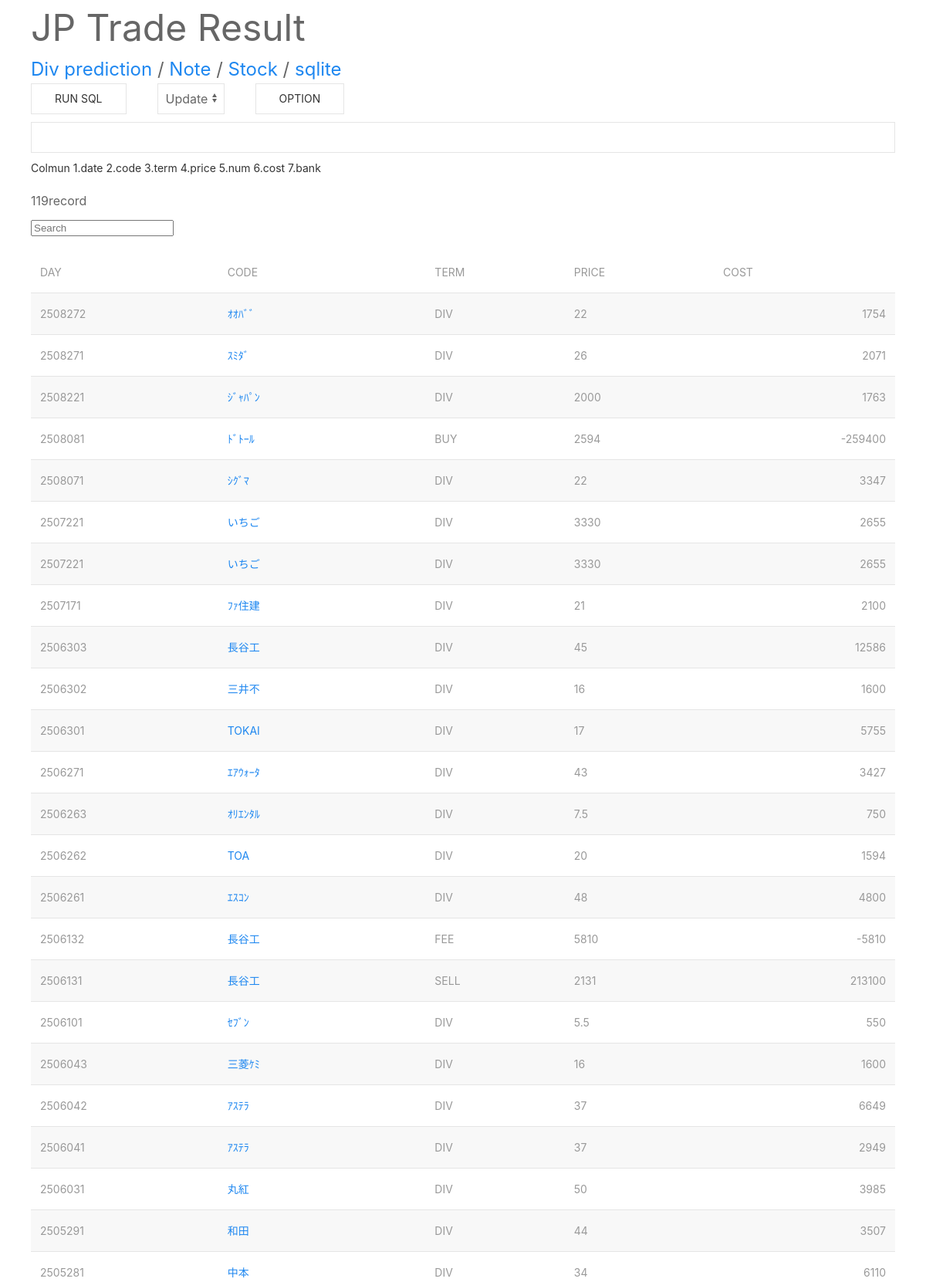
Page /jp (upper part) on the committed database.
### tables this page shows
CREATE TABLE tradejp_1(date,code,term,price,num,cost,bank);

CREATE TABLE corpjp(id,name,name_s,stock,price);

### app.py (the view)
@app.route('/jp', methods=["GET","POST"])
def indexget():
    if(request.method=='POST'):
        name=request.form["name"]
        print(name)
        con=get_db()
        con.execute(name)
        con.commit()
    con = get_db()
    cur = con.execute("select tradejp_1.date,corpjp.name_s,tradejp_1.term,tradejp_1.price,tradejp_1.cost,tradejp_1.rowid,tradejp_1.code from tradejp_1 inner join corpjp on tradejp_1.code=corpjp.id order by tradejp_1.date desc")
    data = cur.fetchall()
    cur=con.execute("select * from corpjp order by name asc")
    corp=cur.fetchall()
    con.close()
    return render_template('index_jp.html',data=data,corp=corp)

### app.py (called while the page is built)
def get_db():
    if 'db' not in g:
        g.db = sqlite3.connect('stock.db')
    return g.db

### templates/index_jp.html (shortened to what this page needs)
<!DOCTYPE html>
<html lang="jp">
<head>
</head>
<body>
<div class="uk-container">
    <div>
      <font size="7">JP Trade Result</font><br>
      <font size="5"><a href="{{url_for('div_ditale')}}">Div prediction</a> / <a href="{{url_for('note_page')}}">Note</a> / <a href="{{url_for('stock')}}">Stock</a> / <a href="{{url_for('sq_lite')}}">sqlite</a></font>
    </div>
    <form action="{{url_for('indexget')}}">
      <div uk-margin>
	<div class="" uk-grid>
	  <div>
	    <button class="uk-button uk-button-default" type="submit" formmethod="POST">Run SQL</button>
	  </div>
	  <div>
	    <select id="SQform" onchange="inputChange()" class="uk-select">
                <option value="update">Update</option>
            </select>
	  </div>
	  <div>
	    <button class="uk-button uk-button-default" type="button" uk-toggle="target: #offcanvas-usage">Option</button>
	</div>
      </div>
            <input name="name" id="SQinput" type="text" class="uk-input">
    </form>
    <div><h6>Colmun 1.date 2.code 3.term 4.price 5.num 6.cost 7.bank</h6></div>
<div><span id="testarea">test</span></div>
    <div id="users">
        <input class="search" placeholder="Search" />
        <table id="tablesql"  class="uk-table uk-table-striped">
            <thead>
              <tr>
                    <th>day</th>
                    <th>Code</th>
                    <th>Term</th>
                    <th>price</th>
                    <th>cost</th>
                </tr>
            </thead>
            <tbody class="list">
                {% for item in data %}
                <tr>
                    <th class="dat">{{item[0]}}</th>
                    <th class="nm"><a href="#t{{item[6]}}" uk-toggle >{{item[1]}}</a>
                    </th>
                    <th class="sell">{{item[2]}}</th>
                    <th>{{item[3]}}</th>
                    <th class="uk-text-right">{{item[4]}}</th>
                </tr>
                {% endfor %}
            </tbody>
        </table>
    </div>
</div>
</body>
<link rel="stylesheet" href="{{ url_for('static', filename='css/css/uikit.min.css') }}">
</html>

### rows in the picture
tradejp_1: date "2508272", name_s "ｵｵﾊﾞﾞ", term "DIV", price "22", cost "1754"
tradejp_1: date "2508271", name_s "ｽﾐﾀﾞ", term "DIV", price "26", cost "2071"
tradejp_1: date "2508221", name_s "ｼﾞｬﾊﾟﾝ", term "DIV", price "2000", cost "1763"
tradejp_1: date "2508081", name_s "ﾄﾞﾄｰﾙ", term "BUY", price "2594", cost "-259400"
tradejp_1: date "2508071", name_s "ｼｸﾞﾏ", term "DIV", price "22", cost "3347"
tradejp_1: date "2507221", name_s "いちご", term "DIV", price "3330", cost "2655"
tradejp_1: date "2507221", name_s "いちご", term "DIV", price "3330", cost "2655"
tradejp_1: date "2507171", name_s "ﾌｧ住建", term "DIV", price "21", cost "2100"
tradejp_1: date "2506303", name_s "長谷工", term "DIV", price "45", cost "12586"
tradejp_1: date "2506302", name_s "三井不", term "DIV", price "16", cost "1600"
tradejp_1: date "2506301", name_s "TOKAI", term "DIV", price "17", cost "5755"
tradejp_1: date "2506271", name_s "ｴｱｳｫｰﾀ", term "DIV", price "43", cost "3427"
tradejp_1: date "2506263", name_s "ｵﾘｴﾝﾀﾙ", term "DIV", price "7.5", cost "750"
tradejp_1: date "2506262", name_s "TOA", term "DIV", price "20", cost "1594"
tradejp_1: date "2506261", name_s "ｴｽｺﾝ", term "DIV", price "48", cost "4800"
tradejp_1: date "2506132", name_s "長谷工", term "FEE", price "5810", cost "-5810"
tradejp_1: date "2506131", name_s "長谷工", term "SELL", price "2131", cost "213100"
tradejp_1: date "2506101", name_s "ｾﾌﾞﾝ", term "DIV", price "5.5", cost "550"
tradejp_1: date "2506043", name_s "三菱ｹﾐ", term "DIV", price "16", cost "1600"
tradejp_1: date "2506042", name_s "ｱｽﾃﾗ", term "DIV", price "37", cost "6649"
tradejp_1: date "2506041", name_s "ｱｽﾃﾗ", term "DIV", price "37", cost "2949"
tradejp_1: date "2506031", name_s "丸紅", term "DIV", price "50", cost "3985"
tradejp_1: date "2505291", name_s "和田", term "DIV", price "44", cost "3507"
tradejp_1: date "2505281", name_s "中本", term "DIV", price "34", cost "6110"
